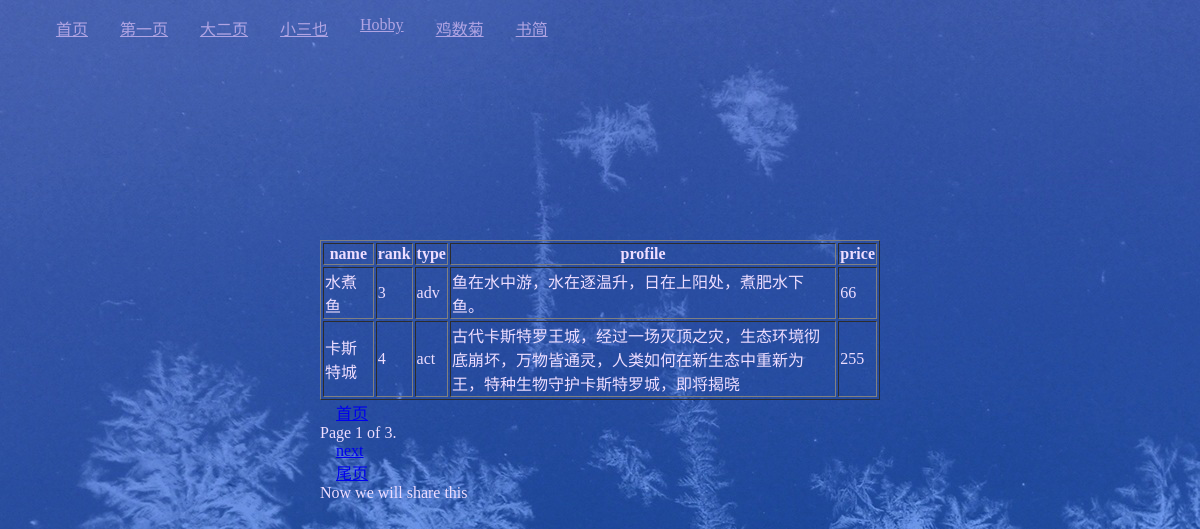
The page /fth on the database its author committed.
### highone/models.py (models this page shows)
class Hobby(models.Model):
	name = models.CharField(max_length = 50,default='***')	# name
	rank = models.CharField(max_length = 5,default='0')		# ranking
	modn = models.CharField(max_length = 20,default='act')	# type
	prof = models.CharField(max_length = 500,default='Dis')	# profile
	pric = models.CharField(max_length = 10,default='0')	# price

### highone/views.py (the view)
# urls.py: url(r'^fth$',pagepa),
def pagepa(request):
	h = Hobby.objects.all()
	pag = Paginator(h,2)
	page = request.GET.get('page')
	try:
		contains = pag.page(page)
	except PageNotAnInteger:
		contains = pag.page(1)
	except EmptyPage:
		contains = pag.page(pag.num_pages)
	return render_to_response('pagepa.html',{'objects':contains,'contains':contains})

### highone/templates/pagepa.html (shortened to what this page needs)
{% extends 'base.html' %}
{% block text %}
	<table border="1">
		<thead>
			<tr>
				<th>name</th>
				<th>rank</th>
				<th>type</th>
				<th>profile</th>
				<th>price</th>
			</tr>
		</thead>
		<tbody>
			{% for object in objects %}
				<tr>
					<td>{{object.name}}</td>
					<td>{{object.rank}}</td>
					<td>{{object.modn}}</td>
					<td>{{object.prof}}</td>
					<td>{{object.pric}}</td>
				</tr>
			{% endfor %}
		</tbody>
	</table>
	<div class="pagination">
	    <span class="step-links">
	    	<span class='first'><a href='?page={{contains.paginator.start_index}}'>首页</a></span>
	        <span class="current">
	            Page {{ contains.number }} of {{ contains.paginator.num_pages }}.
	        </span>
	        {% if contains.has_next %}
	            <a href="?page={{ contains.next_page_number }}">next</a>
	        {% endif %}
	        <span class='last'><a href='?page={{contains.paginator.num_pages}}'>尾页</a></span>
	    </span>
	</div>
{% endblock %}
{% block konsten %}
	Now we will share this
{% endblock %}

### highone/templates/base.html (style rules this page uses)
body { color: #edf; ; padding: 0 5em; margin:15em }
a { display: block;padding: 0 16px }

### rows shown on the page
Hobby: name "水煮鱼", rank "3", modn "adv", prof "鱼在水中游，水在逐温升，日在上阳处，煮肥水下鱼。", pric "66"
Hobby: name "卡斯特城", rank "4", modn "act", prof "古代卡斯特罗王城，经过一场灭顶之灾，生态环境彻底崩坏，万物皆通灵，人类如何在新生态中重新为王，特种生物守护卡斯特罗城，即将揭晓", pric "255"

### other values the page prints
{{ contains.number }} "1"
{{ contains.paginator.num_pages }} "3"
